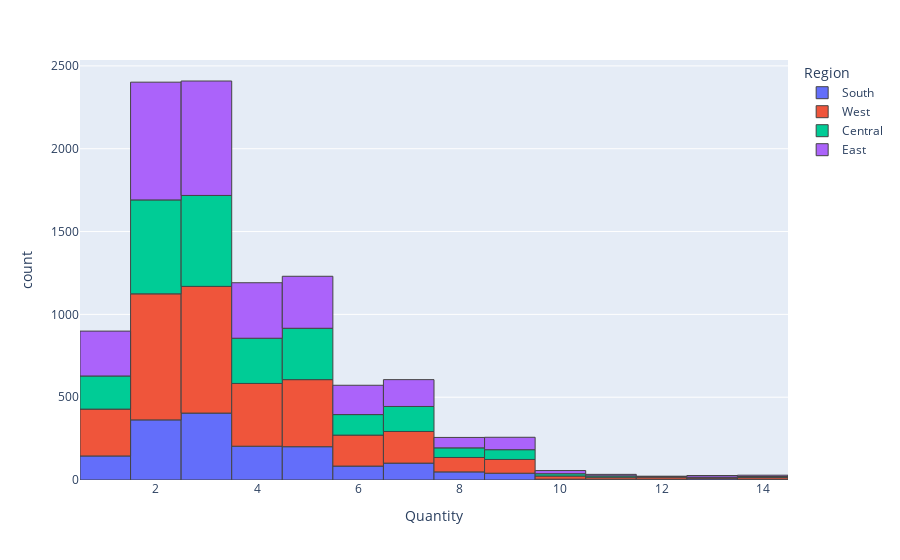

The code cell stored with this chart in its notebook:
### Code cell
fig = px.histogram(data_frame=df_store, x="Quantity", color="Region")

for trace in fig.data:
    trace.marker.line.width = 1  # Definindo a largura da borda para 1 pixel

fig.show()

### Figure 1 — Plotly figure (JSON) as saved in the notebook; plotly's stock layout.template omitted (floating-point values rounded to 4 significant figures; data arrays with more than 128 entries replaced by an {"elided": "..."} marker saying what was removed)
{"data": [{"alignmentgroup": "True", "bingroup": "x", "hovertemplate": "Region=South<br>Quantity=%{x}<br>count=%{y}<extra></extra>", "legendgroup": "South", "marker": {"color": "#636efa", "line": {"width": 1}, "pattern": {"shape": ""}}, "name": "South", "offsetgroup": "South", "orientation": "v", "showlegend": true, "type": "histogram", "x": {"elided": "1620 int values"}, "xaxis": "x", "yaxis": "y"}, {"alignmentgroup": "True", "bingroup": "x", "hovertemplate": "Region=West<br>Quantity=%{x}<br>count=%{y}<extra></extra>", "legendgroup": "West", "marker": {"color": "#EF553B", "line": {"width": 1}, "pattern": {"shape": ""}}, "name": "West", "offsetgroup": "West", "orientation": "v", "showlegend": true, "type": "histogram", "x": {"elided": "3203 int values"}, "xaxis": "x", "yaxis": "y"}, {"alignmentgroup": "True", "bingroup": "x", "hovertemplate": "Region=Central<br>Quantity=%{x}<br>count=%{y}<extra></extra>", "legendgroup": "Central", "marker": {"color": "#00cc96", "line": {"width": 1}, "pattern": {"shape": ""}}, "name": "Central", "offsetgroup": "Central", "orientation": "v", "showlegend": true, "type": "histogram", "x": {"elided": "2323 int values"}, "xaxis": "x", "yaxis": "y"}, {"alignmentgroup": "True", "bingroup": "x", "hovertemplate": "Region=East<br>Quantity=%{x}<br>count=%{y}<extra></extra>", "legendgroup": "East", "marker": {"color": "#ab63fa", "line": {"width": 1}, "pattern": {"shape": ""}}, "name": "East", "offsetgroup": "East", "orientation": "v", "showlegend": true, "type": "histogram", "x": {"elided": "2848 int values"}, "xaxis": "x", "yaxis": "y"}], "layout": {"barmode": "relative", "legend": {"title": {"text": "Region"}, "tracegroupgap": 0}, "margin": {"t": 60}, "xaxis": {"anchor": "y", "domain": [0, 1], "title": {"text": "Quantity"}}, "yaxis": {"anchor": "x", "domain": [0, 1], "title": {"text": "count"}}}}
